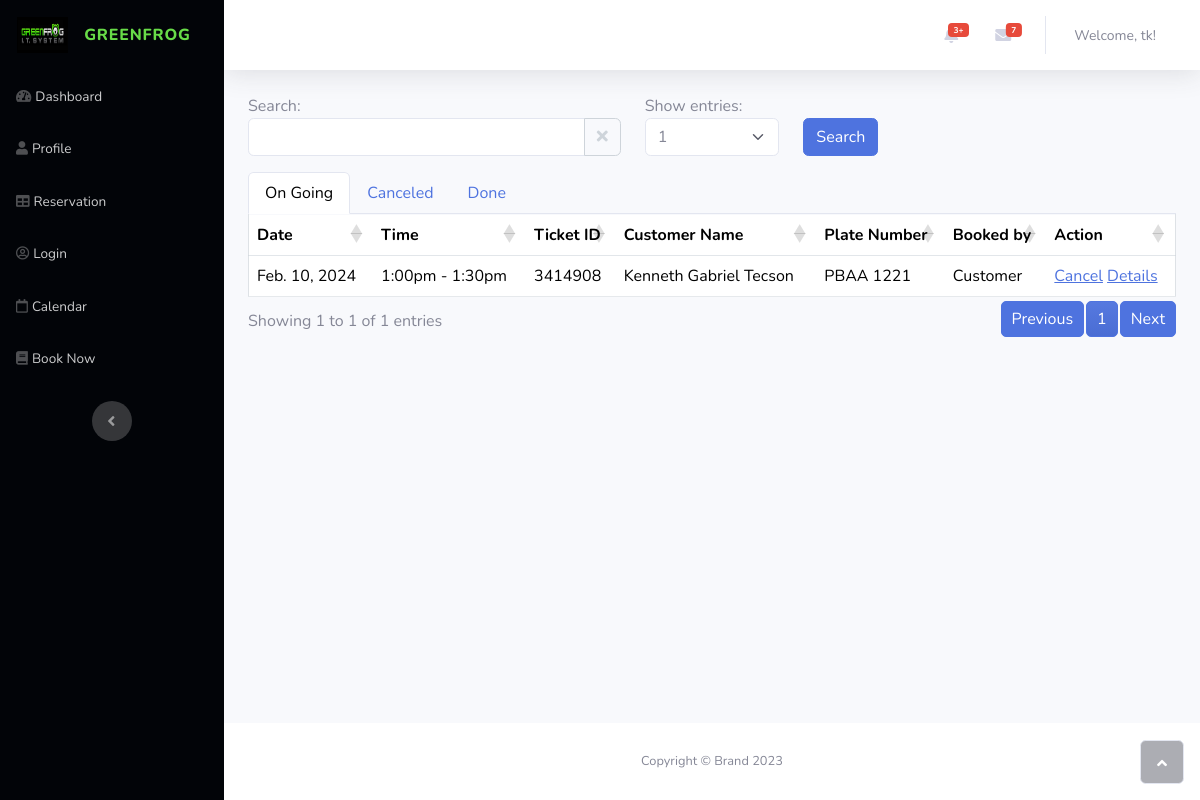
The page /admin/reservation.php (signed in) on the database as committed earlier.
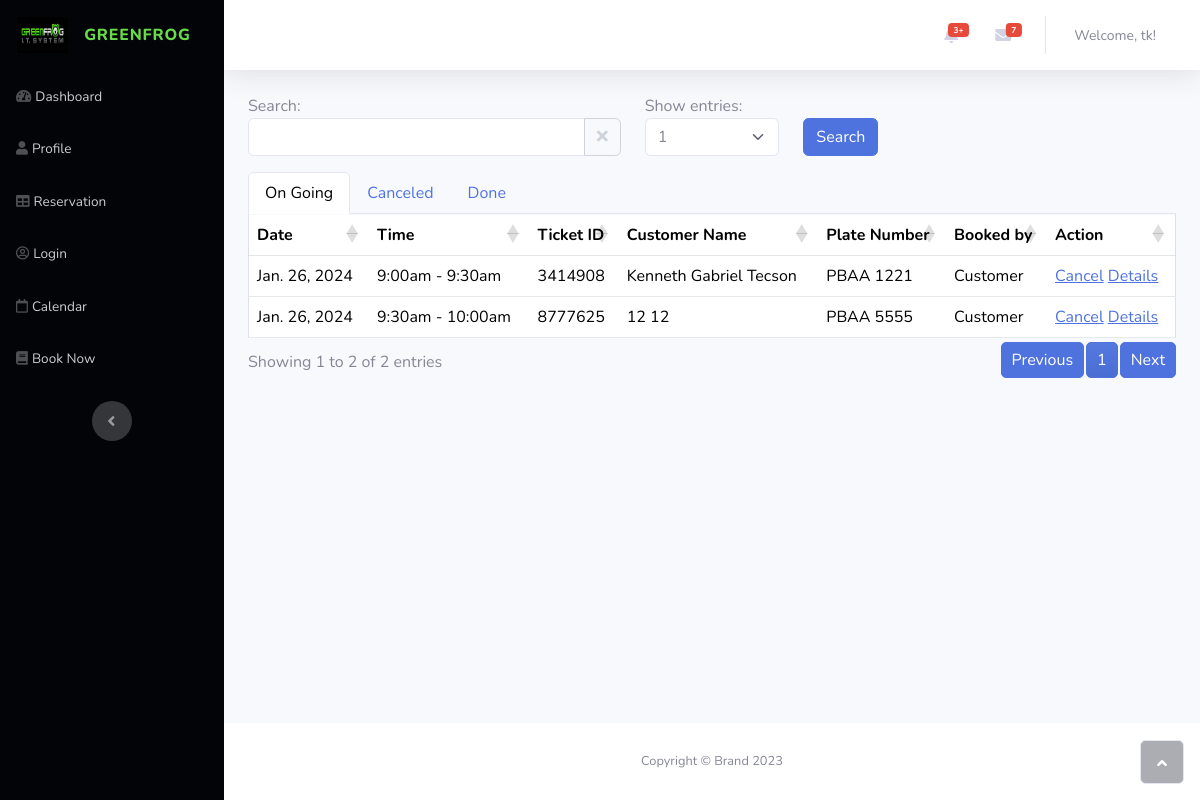
The same page on the database as committed later.
### tables this page shows
CREATE TABLE `smurf_admin` (
  `id` int(11) NOT NULL,
  `username` varchar(255) NOT NULL,
  `password` varchar(255) NOT NULL
);

CREATE TABLE `car_emission` (
  `id` int(11) NOT NULL,
  `event_id` int(11) NOT NULL,
  `user_id` int(11) NOT NULL,
  `plate_number` varchar(20) NOT NULL,
  `customer_email` varchar(255) NOT NULL,
  `customer_first_name` varchar(255) NOT NULL,
  `customer_middle_name` varchar(255) DEFAULT NULL,
  `customer_last_name` varchar(255) NOT NULL,
  `address` varchar(255) DEFAULT NULL,
  `status` varchar(20) NOT NULL,
  `app_date` datetime DEFAULT NULL,
  `vehicle_cr_no` varchar(50) DEFAULT NULL,
  `vehicle_or_no` varchar(50) DEFAULT NULL,
  `first_reg_date` date DEFAULT NULL,
  `year_model` varchar(10) DEFAULT NULL,
  `fuel_type` varchar(50) DEFAULT NULL,
  `purpose` varchar(50) DEFAULT NULL,
  `mv_type` varchar(50) DEFAULT NULL,
  `region` varchar(50) DEFAULT NULL,
  `mv_file_no` varchar(50) DEFAULT NULL,
  `classification` varchar(50) DEFAULT NULL,
  `payment_date` datetime DEFAULT NULL,
  `petc_or` varchar(50) DEFAULT NULL,
  `amount` decimal(10,2) DEFAULT NULL,
  `organization` varchar(100) DEFAULT NULL,
  `engine` varchar(50) DEFAULT NULL,
  `chassis` varchar(50) DEFAULT NULL,
  `make` varchar(50) DEFAULT NULL,
  `series` varchar(50) DEFAULT NULL,
  `color` varchar(50) DEFAULT NULL,
  `gross_weight` decimal(10,2) DEFAULT NULL,
  `net_capacity` decimal(10,2) DEFAULT NULL,
  `cec_number` varchar(50) DEFAULT NULL,
  `mvect_operator` varchar(50) DEFAULT NULL,
  `car_picture` varchar(255) NOT NULL,
  `paymentMethod` varchar(50) NOT NULL,
  `paymentStatus` varchar(50) NOT NULL,
  `ticketing_id` varchar(20) NOT NULL,
  `reference_number` varchar(50) DEFAULT NULL,
  `date_tested` datetime DEFAULT NULL,
  `smurf_admin_id` int(11) DEFAULT NULL
);

CREATE TABLE `schedule_list` (
  `id` int(30) NOT NULL,
  `title` text NOT NULL,
  `description` text NOT NULL,
  `qty_of_person` int(23) NOT NULL,
  `reserve_count` int(23) NOT NULL DEFAULT 0,
  `price_3` decimal(10,2) NOT NULL DEFAULT 0.00,
  `price_2` decimal(10,2) NOT NULL,
  `price_1` decimal(10,2) NOT NULL DEFAULT 0.00,
  `start_datetime` datetime NOT NULL,
  `end_datetime` datetime DEFAULT NULL,
  `availability` varchar(10) NOT NULL DEFAULT 'available'
);

### admin/reservation.php (the view, shortened to what this page needs)
<?php
include("../connect/connection.php");
$username = $_SESSION['admin'];
$query = "SELECT * FROM smurf_admin WHERE username = '$username'";
$result = $connect->query($query);
if ($result->num_rows == 1) {
    $admin = $result->fetch_assoc();
} else {
    echo "Admin details not found!";
    exit();
}
$ongoingQuery = "SELECT * FROM car_emission WHERE status = 'booked'";
$ongoingResult = $connect->query($ongoingQuery);
?>
<!DOCTYPE html>
<html data-bs-theme="light" lang="en">
<head>
    <link rel="stylesheet" href="assets/bootstrap/css/bootstrap.min.css">
    <link rel="stylesheet" href="assets/fonts/fontawesome-all.min.css">
    <link rel="stylesheet" href="assets/css/animate.min.css">
    <link rel="stylesheet" href="assets/css/Bootstrap-4-Calendar-No-Custom-Code.css">
    <link rel="stylesheet" href="assets/css/Bootstrap-Calendar.css">
    <link rel="stylesheet" href="assets/css/Continue-Button.css">
    <link rel="stylesheet" type="text/css" href="https://cdn.datatables.net/1.13.7/css/jquery.dataTables.min.css">
    <link rel="stylesheet" type="text/css" href="https://cdn.datatables.net/1.13.7/css/jquery.dataTables.min.css">
    <link rel="stylesheet" href="assets/design/reservation.css">
    <link rel="stylesheet" type="text/css" href="https://cdn.datatables.net/buttons/2.2.7/css/buttons.dataTables.min.css">
</head>
<body id="page-top">
    <div id="wrapper">
        <?php include 'partials/nav.php'?>
        <div class="d-flex flex-column" id="content-wrapper">
            <div id="content">
                <?php include 'partials/nav-2.php' ?>
<div class="container mt-3">
    <div class="row justify-content-begin">
        <div class="col-md-5">
            <label for="search">Search:</label>
            <div class="input-group">
                <input type="text" id="search" class="form-control">
                <button class="btn btn-outline-secondary" type="button" id="clearSearchBtn">
                    <i class="fas fa-times"></i>
                </button>
            </div>
        </div>
        <div class="col-md-2">
            <label for="lengthChange">Show entries:</label>
            <select id="lengthChange" class="form-select">
            <option value="1">1</option>
            </select>
        </div>
        <div class="col-md-1 align-self-end">
            <button id="searchBtn" class="btn btn-primary">Search</button>
        </div>
    </div>
</div>
                <div class="container mt-3">
                    <ul class="nav nav-tabs" id="carEmissionTabs">
                        <li class="nav-item">
                            <a class="nav-link active" id="ongoing-tab" data-bs-toggle="tab" href="#ongoing">On Going</a>
                        </li>
                        <li class="nav-item">
                            <a class="nav-link" id="canceled-tab" data-bs-toggle="tab" href="#canceled">Canceled</a>
                        </li>
                        <li class="nav-item">
                            <a class="nav-link" id="done-tab" data-bs-toggle="tab" href="#done">Done</a>
                        </li>
                    </ul>
                </div>
                <div class="tab-content container ">
                    <div class="tab-pane fade show active" id="ongoing">
                        <div>
                            <?php displayCarEmission($ongoingResult); ?>
                    </div>
                    </div>
                </div>
            </div>
            <?php include 'partials/footer.php'?>
        </div>
        <a class="border rounded d-inline scroll-to-top" href="#page-top"><i class="fas fa-angle-up"></i></a>
    </div>
</body>
</html>
<?php
function displayCarEmission($carEmissionResult)
{
    global $connect;
    $carEmissionResult->data_seek(0);
    if ($carEmissionResult->num_rows > 0) {
        echo '<div class="table-responsive">';
        echo '<table id="carEmissionTable" class="table table-bordered custom-table no-vertical-border">';
        echo '<thead><tr><th class="date">Date</th><th>Time</th><th>Ticket ID</th><th>Customer Name</th><th>Plate Number</th><th>Booked by</th><th class="action">Action</th></tr></thead>';
        echo '<tbody>';
        while ($row = $carEmissionResult->fetch_assoc()) {
            $reserve_id = $row['id'];
            $ticketingId = $row['ticketing_id'];
            $plateNumber = $row['plate_number'];
            $ticketId = $row['ticketing_id'];
            $firstName = $row['customer_first_name'];
            $lastName = $row['customer_last_name'];
            $status = $row['status'];
            $eventId = $row['event_id'];
            $adminId = $row['smurf_admin_id'];
            $scheduleQuery = "SELECT start_datetime, end_datetime FROM schedule_list WHERE id = $eventId";
            $scheduleResult = $connect->query($scheduleQuery);
            $scheduleRow = $scheduleResult->fetch_assoc();
            $startDatetime = $scheduleRow['start_datetime'];
            $endDatetime = $scheduleRow['end_datetime'];
            $bookedBy = ($adminId !== null) ? 'Admin' : 'Customer';
            echo '<tr>';
            echo '<td>' . date('M. j, Y', strtotime($startDatetime)) . '</td>';
            echo '<td>' . date('g:ia', strtotime($startDatetime)) . ' - ' . date('g:ia', strtotime($endDatetime)) . '</td>';
            echo '<td>' . $ticketingId . '</td>';
            echo '<td>' . $firstName . ' ' . $lastName . '</td>';
            echo '<td>' . $plateNumber . '</td>';
            echo '<td>' . $bookedBy . '</td>';
            echo '<td>';
            if ($status === 'booked') {
                echo '<a href="#" class="cancel-link" data-reservation-id="' . $reserve_id . '" data-toggle="modal" data-target="#cancelModal">Cancel</a>';
                echo '<a href="details.php?id=' . $reserve_id . '&ticketId=' . $ticketId . '">Details</a>';
            } else {
                echo '<a href="details.php?id=' . $reserve_id . '&ticketId=' . $ticketId . '">Details</a>';
            }
            echo '</td>';
            echo '</tr>';
        }
        echo '</tbody>';
        echo '</table>';
        echo '</div>';
    } else {
        echo ' ';
    }
}
?>

### admin/partials/nav.php (shortened to what this page needs)
<nav class="navbar align-items-start sidebar sidebar-dark accordion bg-gradient-primary p-0 navbar-dark" style="background: rgb(2,4,8);">
    <div class="container-fluid d-flex flex-column p-0">
        <a class="navbar-brand d-flex justify-content-center align-items-center sidebar-brand m-0" href="#">
            <img src="assets/img/398435659_726600469514497_5546333703134806140_n.jpg" style="width: 50.8px;height: 35.2px;">
            <div class="sidebar-brand-text mx-3"><span><span style="color: rgb(104, 220, 72);">GREENFROG</span></span></div>
        </a>
        <ul class="navbar-nav text-light" id="accordionSidebar">
            <li class="nav-item"><a class="nav-link" data-bss-hover-animate="pulse" href="dashboard.php"><i class="fas fa-tachometer-alt"></i><span>Dashboard</span></a></li>
            <li class="nav-item"><a class="nav-link" data-bss-hover-animate="pulse" href="profile.html"><i class="fas fa-user"></i><span>Profile</span></a></li>
            <li class="nav-item"><a class="nav-link" data-bss-hover-animate="pulse" href="reservation.php"><i class="fas fa-table"></i><span>Reservation</span></a></li>
            <li class="nav-item"><a class="nav-link" data-bss-hover-animate="pulse" href="login.html"><i class="far fa-user-circle"></i><span>Login</span></a></li>
            <li class="nav-item"><a class="nav-link" data-bss-hover-animate="pulse" href="book-now2.php"><i class="far fa-calendar"></i><span>Calendar</span></a></li>
            <li class="nav-item">
                <a class="nav-link" data-bss-hover-animate="pulse" href="schedule-now.php">
                    <i class="fas fa-book"></i><span>Book Now</span>
                </a>
            </li>
        </ul>
        <div class="text-center d-none d-md-inline">
            <button class="btn rounded-circle border-0" id="sidebarToggle" type="button"></button>
        </div>
    </div>
</nav>

### admin/partials/nav-2.php (shortened to what this page needs)
<nav class="navbar navbar-expand bg-white shadow mb-4 topbar static-top navbar-light">
                    <div class="container-fluid"><button class="btn btn-link d-md-none rounded-circle me-3" id="sidebarToggleTop" type="button"><i class="fas fa-bars"></i></button>
                        <ul class="navbar-nav flex-nowrap ms-auto">
                            <li class="nav-item dropdown no-arrow mx-1">
                                <div class="nav-item dropdown no-arrow"><a class="dropdown-toggle nav-link" aria-expanded="false" data-bs-toggle="dropdown" href="#"><i class="fas fa-bell fa-fw"></i><span class="badge bg-danger badge-counter">3+</span></a>
                                </div>
                            </li>
                            <li class="nav-item dropdown no-arrow mx-1">
                                <div class="nav-item dropdown no-arrow"><a class="dropdown-toggle nav-link" aria-expanded="false" data-bs-toggle="dropdown" href="#"><i class="fas fa-envelope fa-fw"></i><span class="badge bg-danger badge-counter">7</span></a>
                                </div>
                            </li>
                            <li class="nav-item dropdown no-arrow">
                                <div class="nav-item dropdown no-arrow">
                                    <a class="dropdown-toggle nav-link" aria-expanded="false" data-bs-toggle="dropdown" href="profile.html"><span class="d-none d-lg-inline me-2 text-gray-600 small">Welcome, <?php echo $admin['username']; ?>!</span></a>
                                </div>
                            </li>
                        </ul>
                    </div>
                </nav>

### admin/partials/footer.php
<footer class="bg-white sticky-footer">
                <div class="container my-auto">
                    <div class="text-center my-auto copyright"><span>Copyright © Brand 2023</span></div>
                </div>
            </footer>

### admin/assets/design/reservation.css (style rules this page uses)
#carEmissionTable { border-collapse: collapse; width: 100%; border-top: 1px solid rgba(206, 212, 218, 0) ; }
#carEmissionTable th { border: 1px solid rgba(206, 212, 218, 0.5); border-top: none !important; padding: 8px; text-align: left; }
#carEmissionTable td { border: 1px solid rgba(206, 212, 218, 0.5); padding: 8px; text-align: left; }
#carEmissionTable tbody tr:nth-child(even) { background-color: #f8f9fa; }
#clearSearchBtn { color: #ced4da; border: 1px solid #ced4da; background-color: transparent; }
.no-vertical-border { border-collapse: collapse !important; }
.no-vertical-border th, .no-vertical-border td { border-right: none !important; border-left: none !important; }
.no-vertical-border th.date, .no-vertical-border td.date { border-left: 1px solid #dee2e6 !important; border-right: none !important; }
.no-vertical-border th.action { border-right: 1px solid #dee2e6 !important; }
.no-vertical-border tr { border-left: 1px solid #dee2e6 !important; border-right: 1px solid #dee2e6 !important; }

Rows that differ between the two databases and show on the page:
changed car_emission "Kenneth Gabriel": schedule_list.start_datetime "Feb. 10, 2024" → "Jan. 26, 2024"; schedule_list.start_datetime "1:00pm" → "9:00am"; schedule_list.end_datetime "1:30pm" → "9:30am"
added car_emission: schedule_list.start_datetime "Jan. 26, 2024", schedule_list.start_datetime "9:30am", schedule_list.end_datetime "10:00am", ticketing "8777625", customer_first_name "12", customer_last_name "12", plate_number "PBAA 5555", bookedBy "Customer"
Other text that changed with them:
text written by a page script: "Showing 1 to 1 of 1 entries Previous 1 Next" → "Showing 1 to 2 of 2 entries Previous 1 Next"
